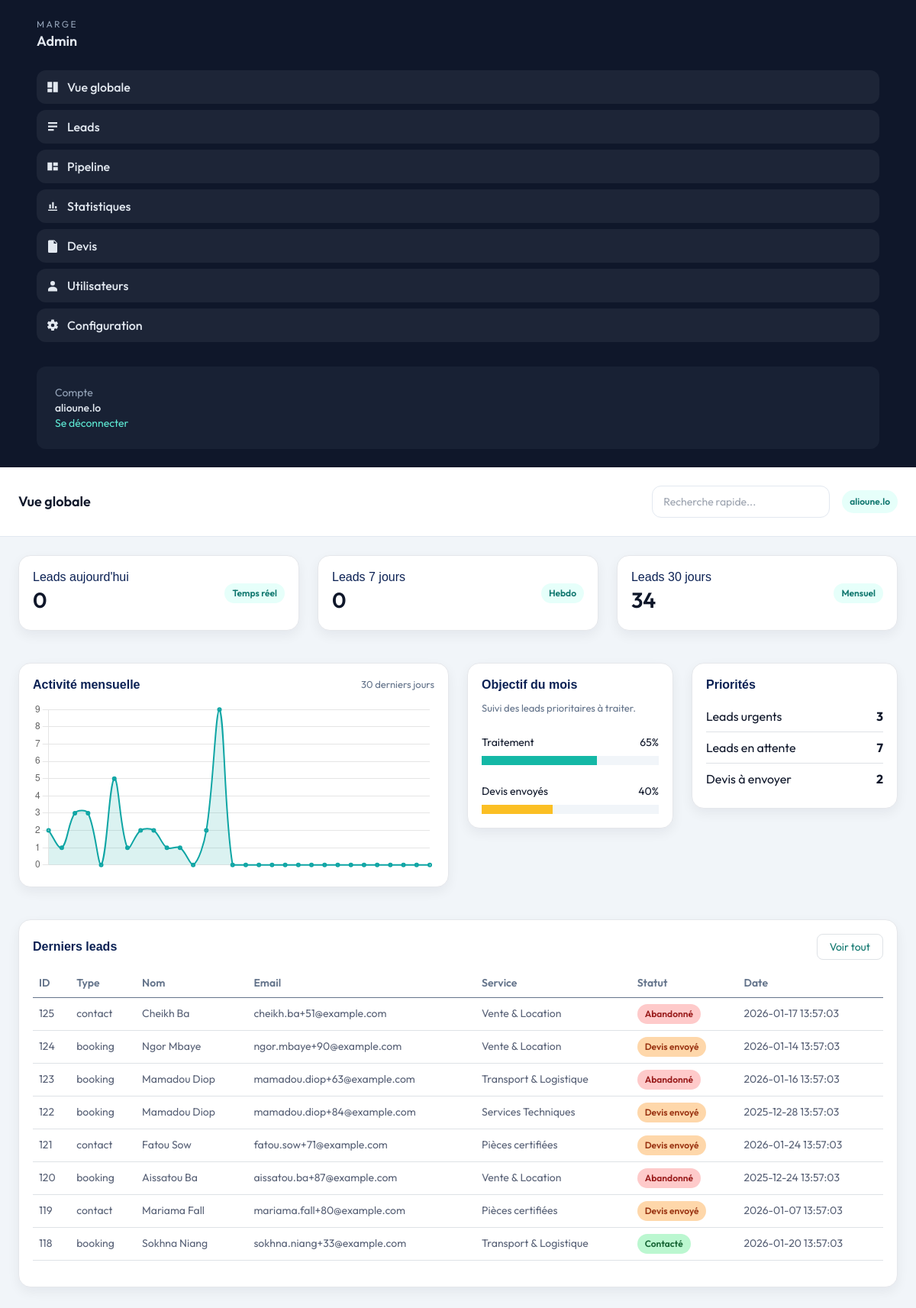
Before: /dashboard/index.php (signed in) with the older database file.
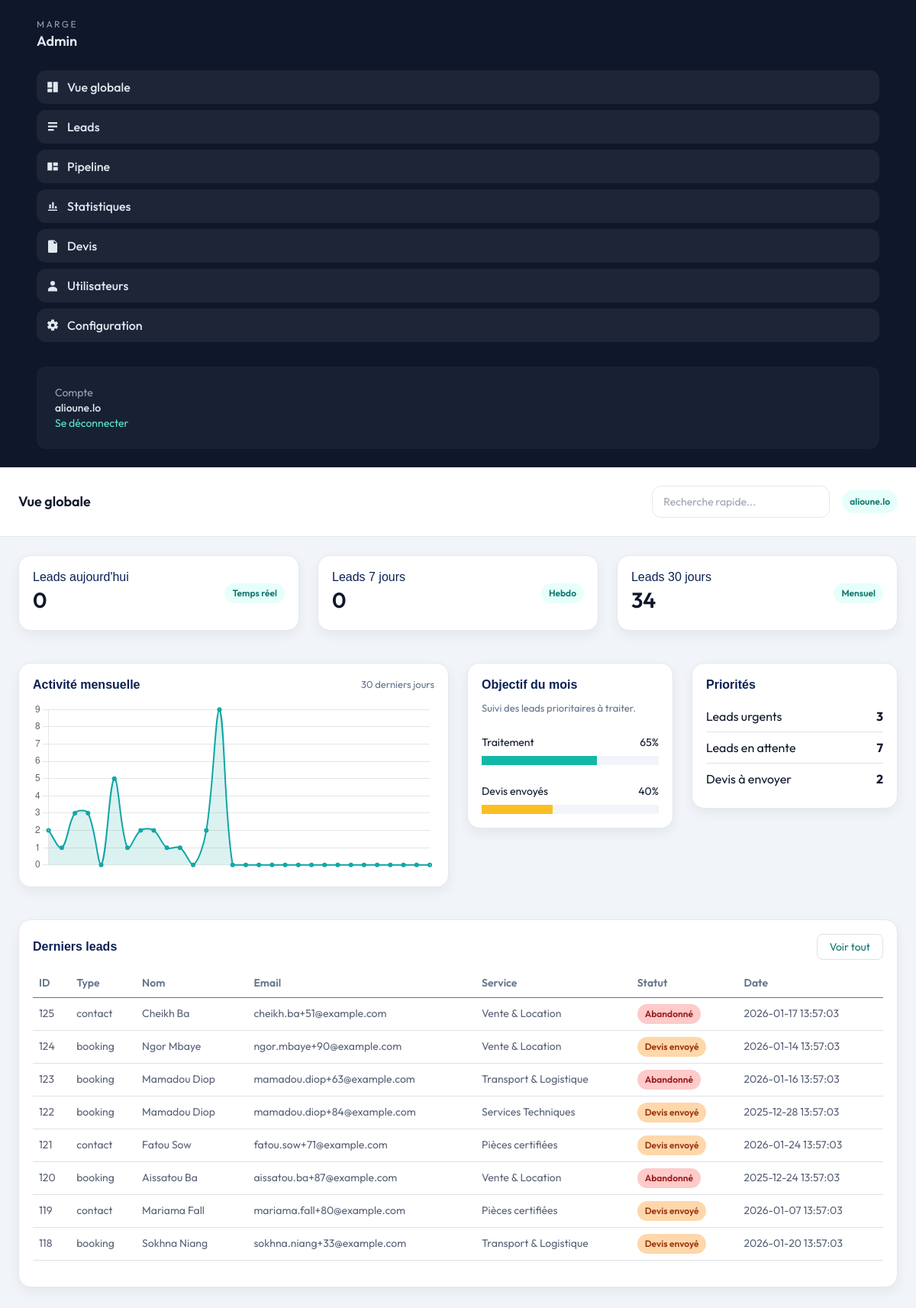
After: the same page with the newer database file.
### tables this page shows
CREATE TABLE leads (
            id INTEGER PRIMARY KEY AUTOINCREMENT,
            type TEXT NOT NULL,
            name TEXT NOT NULL,
            email TEXT NOT NULL,
            phone TEXT,
            service TEXT,
            requested_date TEXT,
            subject TEXT,
            message TEXT,
            details TEXT,
            status TEXT NOT NULL DEFAULT "Nouveau",
            priority TEXT NOT NULL DEFAULT "Normal",
            notes TEXT,
            source TEXT NOT NULL DEFAULT "site",
            created_at TEXT NOT NULL,
            updated_at TEXT NOT NULL
        , archived_at TEXT);

### dashboard/index.php (the view, shortened to what the changed rows need)
<?php
require_once __DIR__ . '/_inc/layout.php';
$pdo = db();
$latest = $pdo->query("SELECT id, type, name, email, service, status, created_at FROM leads WHERE archived_at IS NULL ORDER BY id DESC LIMIT 8")->fetchAll();
function status_badge_class(string $status): string {
  return match ($status) {
    'Nouveau' => 'badge-new',
    'En cours de traitement' => 'badge-progress',
    'Contacté' => 'badge-contacte',
    'Devis envoyé' => 'badge-devis',
    'Converti' => 'badge-converti',
    'Abandonné' => 'badge-abandonne',
    default => 'badge-new'
  };
}
$chartRows = $pdo->query("SELECT date(created_at) AS d, COUNT(*) AS c FROM leads WHERE archived_at IS NULL AND created_at >= datetime('now','-29 day') GROUP BY date(created_at) ORDER BY d")->fetchAll();
$chartMap = [];
foreach ($chartRows as $row) {
  $chartMap[$row['d']] = (int)$row['c'];
}
$chartLabels = [];
$chartValues = [];
for ($i = 29; $i >= 0; $i--) {
  $d = date('Y-m-d', strtotime("-$i days"));
  $chartLabels[] = $d;
  $chartValues[] = $chartMap[$d] ?? 0;
}
?>
<div class="row g-4">
  <div class="col-12">
    <div class="admin-card">
      <div class="overflow-x-auto">
        <table class="table admin-table">
          <thead>
            <tr>
              <th>ID</th>
              <th>Type</th>
              <th>Nom</th>
              <th>Email</th>
              <th>Service</th>
              <th>Statut</th>
              <th>Date</th>
            </tr>
          </thead>
          <tbody>
            <?php foreach ($latest as $lead): ?>
              <tr>
                <td><a href="/dashboard/leads/view.php?id=<?php echo (int)$lead['id']; ?>"><?php echo (int)$lead['id']; ?></a></td>
                <td><?php echo htmlspecialchars($lead['type']); ?></td>
                <td><?php echo htmlspecialchars($lead['name']); ?></td>
                <td><?php echo htmlspecialchars($lead['email']); ?></td>
                <td><?php echo htmlspecialchars($lead['service'] ?? ''); ?></td>
                <td><span class="badge-status <?php echo status_badge_class((string)$lead['status']); ?>"><?php echo htmlspecialchars($lead['status']); ?></span></td>
                <td><?php echo htmlspecialchars($lead['created_at']); ?></td>
              </tr>
            <?php endforeach; ?>
          </tbody>
        </table>
      </div>
    </div>
  </div>
</div>
<script>
  const labels = <?php echo json_encode($chartLabels, JSON_UNESCAPED_UNICODE); ?>;
  const values = <?php echo json_encode($chartValues, JSON_UNESCAPED_UNICODE); ?>;
  const ctx = document.getElementById('leadsChart').getContext('2d');
  new Chart(ctx, {
    type: 'line',
    data: {
      labels,
      datasets: [{
        label: 'Leads',
        data: values,
        borderColor: '#0ea5a4',
        backgroundColor: 'rgba(14,165,164,0.15)',
        borderWidth: 2,
        tension: 0.35,
        fill: true,
        pointRadius: 2
      }]
    },
    options: {
      responsive: true,
      maintainAspectRatio: false,
      plugins: {
        legend: { display: false }
      },
      scales: {
        x: { display: false },
        y: { beginAtZero: true }
      }
    }
  });
</script>

Changed rows visible on the page:
changed leads "Sokhna Niang": status "Contacté" → "Devis envoyé"
